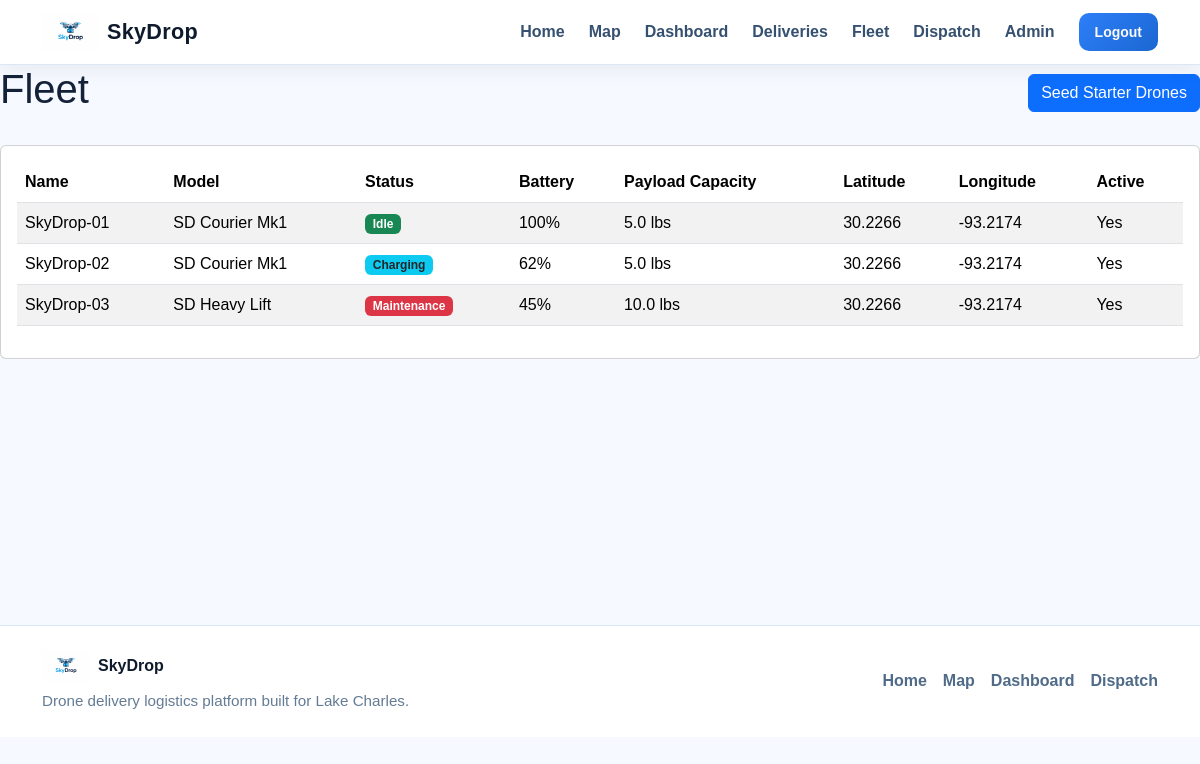
Screenshot of /fleet/ (signed in) with the database file from the repository.
### app/models/drone.py (models this page shows, shortened)
class Drone(db.Model):
    __tablename__ = "drones"
    id = db.Column(db.Integer, primary_key=True)
    name = db.Column(db.String(100), unique=True, nullable=False, index=True)
    model = db.Column(db.String(100), nullable=False)
    status = db.Column(db.String(50), default="idle", nullable=False, index=True)
    battery_level = db.Column(db.Integer, default=100, nullable=False)
    payload_capacity = db.Column(db.Float, nullable=False)
    current_lat = db.Column(db.Float, nullable=True)
    current_lng = db.Column(db.Float, nullable=True)
    home_lat = db.Column(db.Float, nullable=True)
    home_lng = db.Column(db.Float, nullable=True)
    is_active = db.Column(db.Boolean, default=True, nullable=False)
    last_seen = db.Column(db.DateTime, default=datetime.utcnow, nullable=False)
    missions = db.relationship("Mission", back_populates="drone", lazy=True)

### app/fleet/routes.py (the view)
@fleet_bp.route("/")
@role_required("admin", "business_staff")
def fleet_list():
    drones = Drone.query.order_by(Drone.name.asc()).all()
    return render_template("fleet/fleet_list.html", drones=drones)

### app/models/user.py (called while the page is built)
    @property
    def is_admin(self):
        return self.role == "admin"

    @property
    def is_staff(self):
        return self.role in ["admin", "business_staff"]

### app/templates/fleet/fleet_list.html
{% extends "base.html" %}
{% block content %}
<div class="d-flex justify-content-between align-items-center mb-4">
    <h1>Fleet</h1>
    {% if current_user.is_authenticated and current_user.is_admin %}
        <a href="{{ url_for('fleet.seed_drones') }}" class="btn btn-primary">
            Seed Starter Drones
        </a>
    {% endif %}
</div>
<div class="card p-3">
    {% if drones %}
        <div class="table-responsive">
            <table class="table table-striped align-middle">
                <thead>
                    <tr>
                        <th>Name</th>
                        <th>Model</th>
                        <th>Status</th>
                        <th>Battery</th>
                        <th>Payload Capacity</th>
                        <th>Latitude</th>
                        <th>Longitude</th>
                        <th>Active</th>
                    </tr>
                </thead>
                <tbody>
                    {% for drone in drones %}
                    <tr>
                        <td>{{ drone.name }}</td>
                        <td>{{ drone.model }}</td>
                        <td>
                            <span class="badge
                                {% if drone.status == 'idle' %}bg-success
                                {% elif drone.status == 'assigned' %}bg-primary
                                {% elif drone.status == 'in_flight' %}bg-warning text-dark
                                {% elif drone.status == 'charging' %}bg-info text-dark
                                {% elif drone.status == 'maintenance' %}bg-danger
                                {% else %}bg-dark
                                {% endif %}">
                                {{ drone.status.replace('_', ' ').title() }}
                            </span>
                        </td>
                        <td>{{ drone.battery_level }}%</td>
                        <td>{{ drone.payload_capacity }} lbs</td>
                        <td>{{ drone.current_lat }}</td>
                        <td>{{ drone.current_lng }}</td>
                        <td>{{ "Yes" if drone.is_active else "No" }}</td>
                    </tr>
                    {% endfor %}
                </tbody>
            </table>
        </div>
    {% else %}
        <p class="mb-0">No drones found yet.</p>
    {% endif %}
</div>
{% endblock %}

### app/static/css/style.css (style rules this page uses)
body { background-color: #f6f9ff; color: #132238; font-family: Arial, Helvetica, sans-serif; }

### rows the page displays
Drone: name "SkyDrop-01", model "SD Courier Mk1", status.replace "Idle", battery_level "100", payload_capacity "5.0", current_lat "30.2266", current_lng "-93.2174", is_active "Yes"
Drone: name "SkyDrop-02", model "SD Courier Mk1", status.replace "Charging", battery_level "62", payload_capacity "5.0", current_lat "30.2266", current_lng "-93.2174", is_active "Yes"
Drone: name "SkyDrop-03", model "SD Heavy Lift", status.replace "Maintenance", battery_level "45", payload_capacity "10.0", current_lat "30.2266", current_lng "-93.2174", is_active "Yes"
